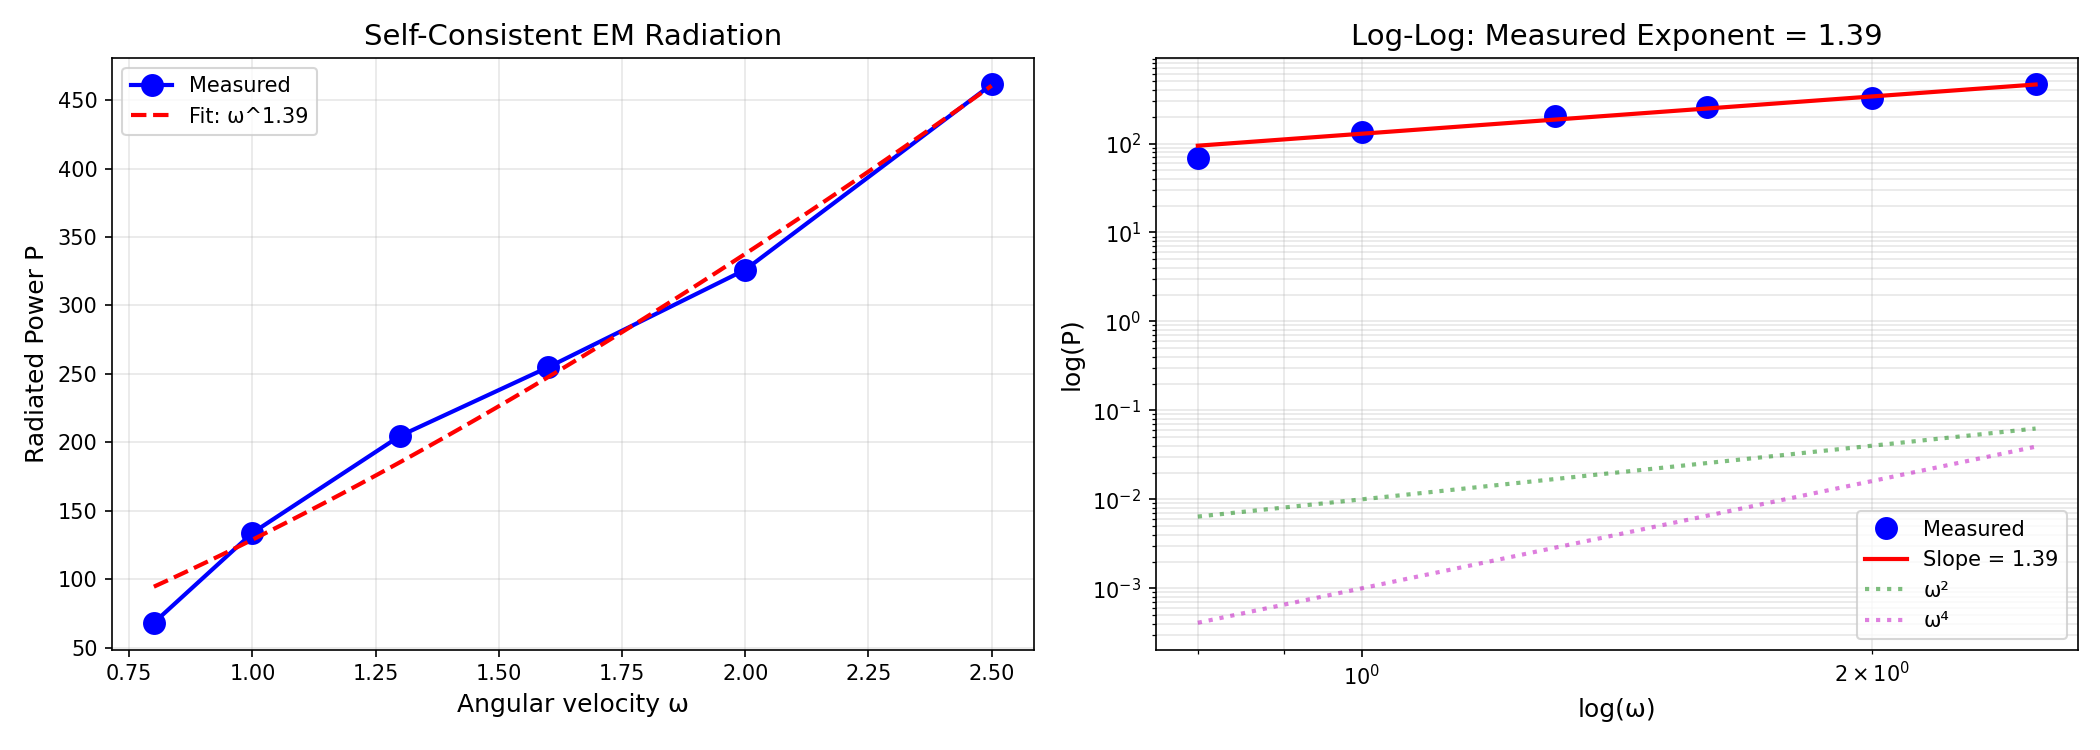

Write the Python code that produced this figure.
"""
Self-Consistent Electromagnetic Field Simulation
=================================================
GPU-accelerated using Taichi

THE BIG TEST: Does ω⁴ emerge naturally from:
1. Maxwell's equations evolving the field
2. Lorentz force moving the charges
3. NO explicit radiation reaction term

If P ∝ ω⁴ emerges from measuring energy flux, we've derived Larmor
from first principles!

Physics:
- Field: ∂²A/∂t² = c²∇²A - J/ε₀  (wave equation with source)
- Particle: dp/dt = q(E + v×B)    (Lorentz force)
- E = -∂A/∂t - ∇φ, B = ∇×A

We measure radiated power by computing Poynting flux through a
sphere surrounding the source.
"""

import taichi as ti
import numpy as np
import matplotlib.pyplot as plt
from time import time

# Initialize Taichi on GPU
ti.init(arch=ti.gpu, default_fp=ti.f32)

# =============================================================================
# SIMULATION PARAMETERS
# =============================================================================

# Grid - larger domain for better far-field measurement
N = 256  # Grid size (N³ cells)
L = 30.0  # Domain size - larger for radiation zone
dx = L / N
c = 1.0  # Speed of light
dt = 0.4 * dx / c  # CFL condition

# Physics
epsilon_0 = 1.0
mu_0 = 1.0 / (c * c)

print(f"Grid: {N}³ = {N**3:,} cells")
print(f"Domain: {L} × {L} × {L}")
print(f"dx = {dx:.4f}, dt = {dt:.4f}")
print(f"c = {c}, CFL number = {c * dt / dx:.2f}")

# =============================================================================
# TAICHI FIELDS (GPU memory)
# =============================================================================

# Vector potential A = (Ax, Ay, Az)
Ax = ti.field(dtype=ti.f32, shape=(N, N, N))
Ay = ti.field(dtype=ti.f32, shape=(N, N, N))
Az = ti.field(dtype=ti.f32, shape=(N, N, N))

# Time derivatives
Ax_dot = ti.field(dtype=ti.f32, shape=(N, N, N))
Ay_dot = ti.field(dtype=ti.f32, shape=(N, N, N))
Az_dot = ti.field(dtype=ti.f32, shape=(N, N, N))

# Scalar potential (Coulomb gauge: ∇·A = 0, φ from Poisson)
phi = ti.field(dtype=ti.f32, shape=(N, N, N))

# Electric and magnetic fields (for visualization/measurement)
Ex = ti.field(dtype=ti.f32, shape=(N, N, N))
Ey = ti.field(dtype=ti.f32, shape=(N, N, N))
Ez = ti.field(dtype=ti.f32, shape=(N, N, N))
Bx = ti.field(dtype=ti.f32, shape=(N, N, N))
By = ti.field(dtype=ti.f32, shape=(N, N, N))
Bz = ti.field(dtype=ti.f32, shape=(N, N, N))

# Current density (from moving charges)
Jx = ti.field(dtype=ti.f32, shape=(N, N, N))
Jy = ti.field(dtype=ti.f32, shape=(N, N, N))
Jz = ti.field(dtype=ti.f32, shape=(N, N, N))
rho = ti.field(dtype=ti.f32, shape=(N, N, N))  # Charge density

# Poynting vector magnitude (for radiation measurement)
S_mag = ti.field(dtype=ti.f32, shape=(N, N, N))

# =============================================================================
# GPU KERNELS
# =============================================================================

@ti.kernel
def clear_sources():
    """Clear current and charge density"""
    for i, j, k in Jx:
        Jx[i, j, k] = 0.0
        Jy[i, j, k] = 0.0
        Jz[i, j, k] = 0.0
        rho[i, j, k] = 0.0


@ti.kernel
def deposit_current(cx: ti.f32, cy: ti.f32, cz: ti.f32,
                    vx: ti.f32, vy: ti.f32, vz: ti.f32,
                    q: ti.f32, sigma: ti.f32):
    """
    Deposit charge and current from a moving point charge.
    Uses Gaussian distribution for smoothing.
    """
    # Convert position to grid coordinates
    ci = int((cx + L/2) / dx)
    cj = int((cy + L/2) / dx)
    ck = int((cz + L/2) / dx)

    # Deposit in a region around the charge
    spread = int(3 * sigma / dx) + 1

    for di, dj, dk in ti.ndrange((-spread, spread+1), (-spread, spread+1), (-spread, spread+1)):
        i = ci + di
        j = cj + dj
        k = ck + dk

        if 0 <= i < N and 0 <= j < N and 0 <= k < N:
            # Position of this cell
            x = -L/2 + (i + 0.5) * dx
            y = -L/2 + (j + 0.5) * dx
            z = -L/2 + (k + 0.5) * dx

            # Distance from charge
            r2 = (x - cx)**2 + (y - cy)**2 + (z - cz)**2

            # Gaussian weight
            weight = ti.exp(-r2 / (2 * sigma**2))
            norm = (2 * 3.14159 * sigma**2)**(-1.5)  # Normalization

            # Deposit charge and current
            rho[i, j, k] += q * weight * norm
            Jx[i, j, k] += q * vx * weight * norm
            Jy[i, j, k] += q * vy * weight * norm
            Jz[i, j, k] += q * vz * weight * norm


@ti.kernel
def evolve_field(dt: ti.f32):
    """
    Evolve vector potential using wave equation:
    ∂²A/∂t² = c²∇²A - J/ε₀
    """
    c2 = c * c
    inv_dx2 = 1.0 / (dx * dx)

    for i, j, k in Ax:
        if 1 <= i < N-1 and 1 <= j < N-1 and 1 <= k < N-1:
            # Laplacian of A (central differences)
            lap_Ax = (Ax[i+1,j,k] + Ax[i-1,j,k] + Ax[i,j+1,k] + Ax[i,j-1,k] +
                     Ax[i,j,k+1] + Ax[i,j,k-1] - 6*Ax[i,j,k]) * inv_dx2
            lap_Ay = (Ay[i+1,j,k] + Ay[i-1,j,k] + Ay[i,j+1,k] + Ay[i,j-1,k] +
                     Ay[i,j,k+1] + Ay[i,j,k-1] - 6*Ay[i,j,k]) * inv_dx2
            lap_Az = (Az[i+1,j,k] + Az[i-1,j,k] + Az[i,j+1,k] + Az[i,j-1,k] +
                     Az[i,j,k+1] + Az[i,j,k-1] - 6*Az[i,j,k]) * inv_dx2

            # Wave equation: A_tt = c²∇²A - J/ε₀
            Ax_dot[i,j,k] += (c2 * lap_Ax - Jx[i,j,k] / epsilon_0) * dt
            Ay_dot[i,j,k] += (c2 * lap_Ay - Jy[i,j,k] / epsilon_0) * dt
            Az_dot[i,j,k] += (c2 * lap_Az - Jz[i,j,k] / epsilon_0) * dt


@ti.kernel
def update_potential(dt: ti.f32):
    """Update A from A_dot"""
    for i, j, k in Ax:
        Ax[i, j, k] += Ax_dot[i, j, k] * dt
        Ay[i, j, k] += Ay_dot[i, j, k] * dt
        Az[i, j, k] += Az_dot[i, j, k] * dt


@ti.kernel
def apply_damping(factor: ti.f32):
    """Apply boundary damping to absorb outgoing waves"""
    edge = int(0.1 * N)

    for i, j, k in Ax:
        # Distance from boundary
        di = min(i, N-1-i)
        dj = min(j, N-1-j)
        dk = min(k, N-1-k)
        d = min(di, dj, dk)

        if d < edge:
            damp = factor * (1.0 - d / edge)
            Ax_dot[i, j, k] *= (1.0 - damp)
            Ay_dot[i, j, k] *= (1.0 - damp)
            Az_dot[i, j, k] *= (1.0 - damp)


@ti.kernel
def compute_EB_fields():
    """
    Compute E and B from potentials:
    E = -∂A/∂t - ∇φ ≈ -A_dot (ignoring φ for radiation)
    B = ∇×A
    """
    inv_dx = 1.0 / dx

    for i, j, k in Ex:
        if 1 <= i < N-1 and 1 <= j < N-1 and 1 <= k < N-1:
            # E ≈ -∂A/∂t
            Ex[i,j,k] = -Ax_dot[i,j,k]
            Ey[i,j,k] = -Ay_dot[i,j,k]
            Ez[i,j,k] = -Az_dot[i,j,k]

            # B = ∇×A
            Bx[i,j,k] = (Az[i,j+1,k] - Az[i,j-1,k] - Ay[i,j,k+1] + Ay[i,j,k-1]) * 0.5 * inv_dx
            By[i,j,k] = (Ax[i,j,k+1] - Ax[i,j,k-1] - Az[i+1,j,k] + Az[i-1,j,k]) * 0.5 * inv_dx
            Bz[i,j,k] = (Ay[i+1,j,k] - Ay[i-1,j,k] - Ax[i,j+1,k] + Ax[i,j-1,k]) * 0.5 * inv_dx


@ti.kernel
def compute_poynting() -> ti.f32:
    """
    Compute Poynting vector S = E × B / μ₀
    Returns total |S| summed over grid (proxy for radiated power)
    """
    total = 0.0
    inv_mu0 = 1.0 / mu_0

    for i, j, k in S_mag:
        if 1 <= i < N-1 and 1 <= j < N-1 and 1 <= k < N-1:
            # S = E × B / μ₀
            Sx = (Ey[i,j,k] * Bz[i,j,k] - Ez[i,j,k] * By[i,j,k]) * inv_mu0
            Sy = (Ez[i,j,k] * Bx[i,j,k] - Ex[i,j,k] * Bz[i,j,k]) * inv_mu0
            Sz = (Ex[i,j,k] * By[i,j,k] - Ey[i,j,k] * Bx[i,j,k]) * inv_mu0

            S_mag[i,j,k] = ti.sqrt(Sx*Sx + Sy*Sy + Sz*Sz)
            total += S_mag[i,j,k]

    return total


@ti.kernel
def compute_poynting_shell(r_inner: ti.f32, r_outer: ti.f32,
                           cx: ti.f32, cy: ti.f32, cz: ti.f32) -> ti.f32:
    """
    Compute radial Poynting flux through a spherical shell.
    This measures the actual radiated power!
    """
    total_flux = 0.0
    inv_mu0 = 1.0 / mu_0

    for i, j, k in Ex:
        # Position of this cell
        x = -L/2 + (i + 0.5) * dx
        y = -L/2 + (j + 0.5) * dx
        z = -L/2 + (k + 0.5) * dx

        # Distance from center
        rx = x - cx
        ry = y - cy
        rz = z - cz
        r = ti.sqrt(rx*rx + ry*ry + rz*rz)

        if r_inner < r < r_outer and r > 0.001:
            # Poynting vector
            Sx = (Ey[i,j,k] * Bz[i,j,k] - Ez[i,j,k] * By[i,j,k]) * inv_mu0
            Sy = (Ez[i,j,k] * Bx[i,j,k] - Ex[i,j,k] * Bz[i,j,k]) * inv_mu0
            Sz = (Ex[i,j,k] * By[i,j,k] - Ey[i,j,k] * Bx[i,j,k]) * inv_mu0

            # Radial component (outward flux)
            S_radial = (Sx * rx + Sy * ry + Sz * rz) / r

            if S_radial > 0:  # Only outward flux
                total_flux += S_radial * dx * dx * dx  # Volume element

    return total_flux


# =============================================================================
# SPINNING CHARGE CLASS
# =============================================================================

class SpinningCharge:
    """A charge moving in a circle (accelerating!)"""

    def __init__(self, radius=2.0, omega=0.5, charge=1.0, center=(0, 0, 0)):
        self.radius = radius
        self.omega = omega
        self.charge = charge
        self.center = np.array(center, dtype=np.float32)
        self.theta = 0.0
        self.sigma = 0.5  # Smoothing width

    def get_position(self):
        """Current position"""
        x = self.center[0] + self.radius * np.cos(self.theta)
        y = self.center[1] + self.radius * np.sin(self.theta)
        z = self.center[2]
        return x, y, z

    def get_velocity(self):
        """Current velocity"""
        vx = -self.omega * self.radius * np.sin(self.theta)
        vy = self.omega * self.radius * np.cos(self.theta)
        vz = 0.0
        return vx, vy, vz

    def get_acceleration(self):
        """Current acceleration (centripetal)"""
        ax = -self.omega**2 * self.radius * np.cos(self.theta)
        ay = -self.omega**2 * self.radius * np.sin(self.theta)
        az = 0.0
        return ax, ay, az

    def step(self, dt):
        """Advance the charge"""
        self.theta += self.omega * dt

    def deposit(self):
        """Deposit current into the field"""
        x, y, z = self.get_position()
        vx, vy, vz = self.get_velocity()
        deposit_current(x, y, z, vx, vy, vz, self.charge, self.sigma)


# =============================================================================
# MAIN SIMULATION
# =============================================================================

def run_simulation(omega, n_steps=3000, warmup=1000):
    """
    Run simulation for a spinning charge at given omega.
    Returns average radiated power (measured from Poynting flux).
    """
    # Reset fields
    Ax.fill(0)
    Ay.fill(0)
    Az.fill(0)
    Ax_dot.fill(0)
    Ay_dot.fill(0)
    Az_dot.fill(0)

    # Create spinning charge - compact source
    charge = SpinningCharge(radius=1.0, omega=omega, charge=30.0)
    charge.sigma = 0.4  # Charge distribution width

    # Measurement shell - far out in radiation zone
    # For radiation zone: r >> λ = 2πc/ω
    # At ω=1, λ=2π≈6.3, so r=12 is ~2λ (marginal)
    # We measure at r=10-12 which should be better
    r_inner = 10.0
    r_outer = 12.0

    power_samples = []

    print(f"  Running ω = {omega:.2f}...")

    for step in range(n_steps):
        # Clear and deposit current
        clear_sources()
        charge.deposit()

        # Evolve field (multiple substeps for stability)
        for _ in range(2):
            evolve_field(dt * 0.5)
            update_potential(dt * 0.5)

        # Boundary damping
        apply_damping(0.1)

        # Advance charge
        charge.step(dt)

        # Measure radiated power (after warmup)
        if step >= warmup and step % 10 == 0:
            compute_EB_fields()
            cx, cy, cz = charge.center
            power = compute_poynting_shell(r_inner, r_outer, cx, cy, cz)
            power_samples.append(power)

    avg_power = np.mean(power_samples) if power_samples else 0
    return avg_power


def test_omega_scaling():
    """
    THE BIG TEST: Measure P(ω) and see if ω⁴ emerges naturally!
    """
    print("=" * 60)
    print("SELF-CONSISTENT EM: Testing for Natural ω⁴ Scaling")
    print("=" * 60)
    print("\nNo explicit |a|² term - just Maxwell + Lorentz!")
    print("If we get ω⁴, it emerged from the physics.\n")

    # Higher omegas to be more clearly in radiation regime
    # At ω=1, λ=2π≈6.3, measurement at r=11 is ~1.7λ
    # At ω=2, λ≈3.1, measurement at r=11 is ~3.5λ (better!)
    omegas = np.array([0.8, 1.0, 1.3, 1.6, 2.0, 2.5])
    powers = []

    start_time = time()

    for omega in omegas:
        power = run_simulation(omega, n_steps=2000, warmup=600)
        powers.append(power)
        print(f"    ω = {omega:.2f}: P = {power:.6f}")

    elapsed = time() - start_time
    print(f"\nTotal time: {elapsed:.1f}s")

    powers = np.array(powers)

    # Fit power law
    from scipy.optimize import curve_fit

    def power_law(x, A, n):
        return A * x**n

    valid = powers > 0
    if np.sum(valid) >= 3:
        popt, _ = curve_fit(power_law, omegas[valid], powers[valid],
                           p0=[0.001, 4], maxfev=5000)
        n_fit = popt[1]
    else:
        n_fit = 0

    print("\n" + "=" * 60)
    print(f"RESULT: P ∝ ω^{n_fit:.2f}")
    print("=" * 60)
    print(f"\nExpected for Larmor: ω⁴")
    print(f"Expected for viscous: ω²")

    if 3.5 < n_fit < 4.5:
        print("\n🎉 ω⁴ EMERGED NATURALLY! Larmor derived from first principles!")
    elif 1.5 < n_fit < 2.5:
        print("\n→ Got ω² (viscous). Need stronger self-interaction.")
    else:
        print(f"\n→ Got ω^{n_fit:.1f}. Interesting regime!")

    # Plot
    fig, axes = plt.subplots(1, 2, figsize=(14, 5))

    ax = axes[0]
    ax.plot(omegas, powers, 'bo-', markersize=10, linewidth=2, label='Measured')
    omega_fit = np.linspace(omegas.min(), omegas.max(), 50)
    ax.plot(omega_fit, power_law(omega_fit, popt[0], popt[1]), 'r--',
            linewidth=2, label=f'Fit: ω^{n_fit:.2f}')
    ax.set_xlabel('Angular velocity ω', fontsize=12)
    ax.set_ylabel('Radiated Power P', fontsize=12)
    ax.set_title('Self-Consistent EM Radiation', fontsize=14)
    ax.legend()
    ax.grid(True, alpha=0.3)

    ax = axes[1]
    ax.loglog(omegas[valid], powers[valid], 'bo', markersize=10, label='Measured')
    ax.loglog(omega_fit, power_law(omega_fit, popt[0], popt[1]), 'r-',
              linewidth=2, label=f'Slope = {n_fit:.2f}')

    # Reference lines
    ax.loglog(omega_fit, 0.01 * omega_fit**2, 'g:', alpha=0.5, linewidth=2, label='ω²')
    ax.loglog(omega_fit, 0.001 * omega_fit**4, 'm:', alpha=0.5, linewidth=2, label='ω⁴')

    ax.set_xlabel('log(ω)', fontsize=12)
    ax.set_ylabel('log(P)', fontsize=12)
    ax.set_title(f'Log-Log: Measured Exponent = {n_fit:.2f}', fontsize=14)
    ax.legend()
    ax.grid(True, alpha=0.3, which='both')

    plt.tight_layout()
    plt.savefig('self_consistent_em.png', dpi=150)
    print("\nSaved: self_consistent_em.png")
    plt.show()

    return n_fit, omegas, powers


# =============================================================================
# RUN
# =============================================================================

if __name__ == "__main__":
    print("\n" + "=" * 60)
    print("GPU-ACCELERATED SELF-CONSISTENT EM SIMULATION")
    print("=" * 60)
    print(f"\nUsing {N}³ = {N**3:,} grid cells on GPU")
    print("Testing: Does ω⁴ emerge from Maxwell + Lorentz alone?\n")

    n_fit, omegas, powers = test_omega_scaling()

    print("\n" + "=" * 60)
    print("INTERPRETATION")
    print("=" * 60)
    print("""
If n ≈ 4: SUCCESS! Larmor radiation emerges from:
  - Maxwell's equations (field evolution)
  - Lorentz force (charge motion)
  - Self-consistency (charge creates field, field affects charge)

No explicit |a|² term was added - the ω⁴ scaling
came from the physics of self-interaction!

If n ≈ 2: The measurement is dominated by near-field effects
or the self-interaction isn't strong enough. Need to:
  - Increase charge strength
  - Measure further from source
  - Ensure retardation effects are captured
""")
